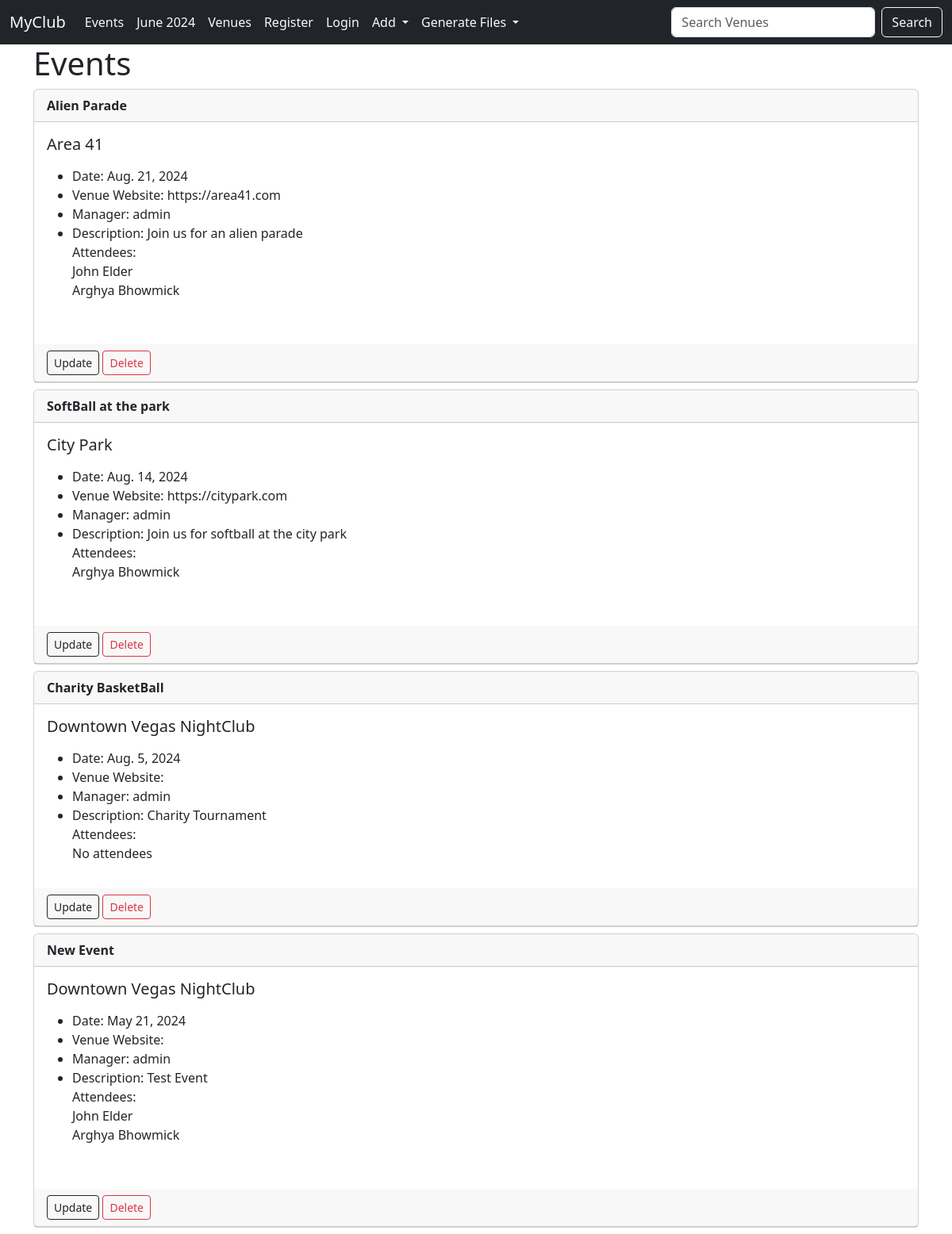
The app's page /events with its own data.
### events/models.py (models this page shows)
class Event(models.Model):
    name = models.CharField(max_length=100)
    event_date = models.DateField()
    venue = models.ForeignKey(Venue, blank=True, null=True, on_delete=models.CASCADE)
    attendees = models.ManyToManyField(MyClubUser, blank=True)
    manager = models.ForeignKey(User, blank=True, null=True, on_delete=models.SET_NULL)
    description = models.TextField(blank=True)
    def __str__(self):
        return self.name

class Venue(models.Model):
    name = models.CharField("Venue Name", max_length=100)
    address = models.CharField(max_length=300)
    zip_code = models.CharField("Zip Code", max_length=15)
    phone = models.CharField("Contact Phone", max_length=25, blank=True)
    web = models.URLField("Website Address",blank=True)
    email = models.EmailField("Email Address",blank=True)
    def __str__(self):
        return self.name

class MyClubUser(models.Model):
    first_name = models.CharField(max_length=30)
    last_name = models.CharField(max_length=30)
    email = models.EmailField("User Email")
    def __str__(self):
        return self.first_name + " " + self.last_name

### events/views.py (the view)
# urls.py: path('events',views.all_events, name='list-events'),
def all_events(request):
    event_list = Event.objects.all().order_by("-event_date")
    return render(request, "events/event_list.html", {"event_list": event_list})

### events/templates/events/event_list.html (shortened to what this page needs)
{%extends 'events/base.html'%}
{%block content%}
<h1>Events</h1>
{% for event in event_list %}
<div class="card my-2">
    <div class="card-header">
        <strong>{{event}}</strong>
    </div>
    <div class="card-body">
        <h5 class="card-title">{{event.venue}}</h5>
        <p class="card-text">
        <ul>
            <li>Date: {{event.event_date}}</li>
            <li>Venue Website: {{event.venue.web}}</li>
            <li>Manager: {{event.manager}}</li>
            <li>Description: {{event.description}}</li>
            Attendees:<br>
            {%if event.attendees.all %}
            {% for attendee in event.attendees.all %}
            {{attendee}}<br>
            {% endfor %}
            {% else %}
            No attendees
            {% endif %}
        </ul>
        </p>
    </div>
    <div class="card-header">
        <a href="{% url 'update-event' event.id %}" class="btn btn-sm btn-outline-dark">Update</a>
        <a href="{% url 'delete-event' event.id %}" class="btn btn-sm btn-outline-danger">Delete</a>
    </div>
</div>
{% endfor %}
{%endblock%}

### records on screen
Event: name "Alien Parade", venue "Area 41", event_date "Aug. 21, 2024", venue.web "https://area41.com", manager "admin", description "Join us for an alien parade"
MyClubUser: first_name+last_name "John Elder"
MyClubUser: first_name+last_name "Arghya Bhowmick"
Event: name "SoftBall at the park", venue "City Park", event_date "Aug. 14, 2024", venue.web "https://citypark.com", manager "admin", description "Join us for softball at the city park"
Event: name "Charity BasketBall", venue "Downtown Vegas NightClub", event_date "Aug. 5, 2024", manager "admin", description "Charity Tournament", shows "No attendees"
Event: name "New Event", venue "Downtown Vegas NightClub", event_date "May 21, 2024", manager "admin", description "Test Event"
